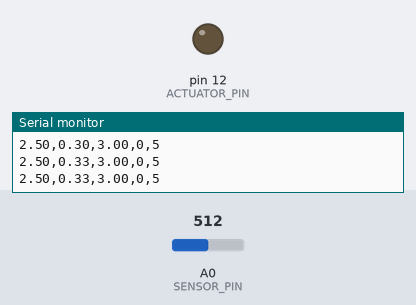
Bench run of a sketch on a simulated Arduino Uno, built with avr-gcc and run on an emulated ATmega328P. Parts: output pins drawn as LEDs (lit = HIGH), the last lines printed to the serial monitor. Inputs (shaded band) come from the test bench; at power-on: A0 (SENSOR_PIN) = 512.

Above: at 3.2 s.
3.3 s: A0 (SENSOR_PIN) set to 440
6.3 s: A0 (SENSOR_PIN) set to 406
At 7.7 s:
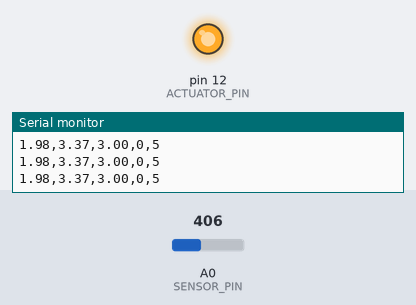
8.0 s: A0 (SENSOR_PIN) set to 731
11.0 s: A0 (SENSOR_PIN) set to 765
12.8 s: A0 (SENSOR_PIN) set to 524
15.8 s: A0 (SENSOR_PIN) set to 498
Timing chart, 0 to 18.5 s (numbered marks = the images above; inputs shaded):
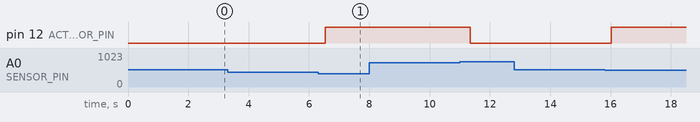

The sketch:

Digital.ino
```cpp
#define SENSOR_PIN   A0
#define ACTUATOR_PIN 12

float getInput(){
    float analog = analogRead(SENSOR_PIN);
    return analog * (5.0/1023.0);
}

void setOutput(float output){
    int magnitude = output * 255.0/5.0;
    analogWrite(ACTUATOR_PIN, magnitude);
}

float control(const float input, const float setpoint){
    static unsigned long startTime = millis();
    static const float bounds[] = {-1e9, 1e9};
    static const int dt = 50; // ms
    static float Xn1, Xn2;
    static float Yn1, Yn2;

    if(millis() - startTime < dt)
        return Yn1;

    startTime = millis();
    const float Xn = (setpoint - input);
    const float Yn = Xn*(0.004683) + Xn1*(0.004381) + Yn1*(1.818731) + Yn2*(-0.818731);

    const float output = (Yn < bounds[0]) ? bounds[0] :
                         (Yn > bounds[1]) ? bounds[1] : Yn;
    Xn2 = Xn1; Xn1 = Xn;
    Yn2 = Yn1; Yn1 = output;
    return Yn;
}

void setup() {
    pinMode(ACTUATOR_PIN, OUTPUT);
    pinMode(SENSOR_PIN, INPUT);

    Serial.begin(9600);
    setOutput(0);

    Serial.println("INICIANDO...");
    delay(2000);
}

void loop() {
    float setpoint = 3;
    float input  = getInput();
    float output = control(input, setpoint);

    setOutput(output);
    plotStates(input, output, setpoint);
    delay(10);
}

void plotStates(float input, float output, float setpoint){
    Serial.print(input);
    Serial.print(",");
    Serial.print(output);
    Serial.print(",");
    Serial.print(setpoint);
    Serial.println(",0,5");
}
```

Measured:
- the behaviour switches between 425 and 424 on A0 (SENSOR_PIN) (found by bisection; images 0 and 1)
